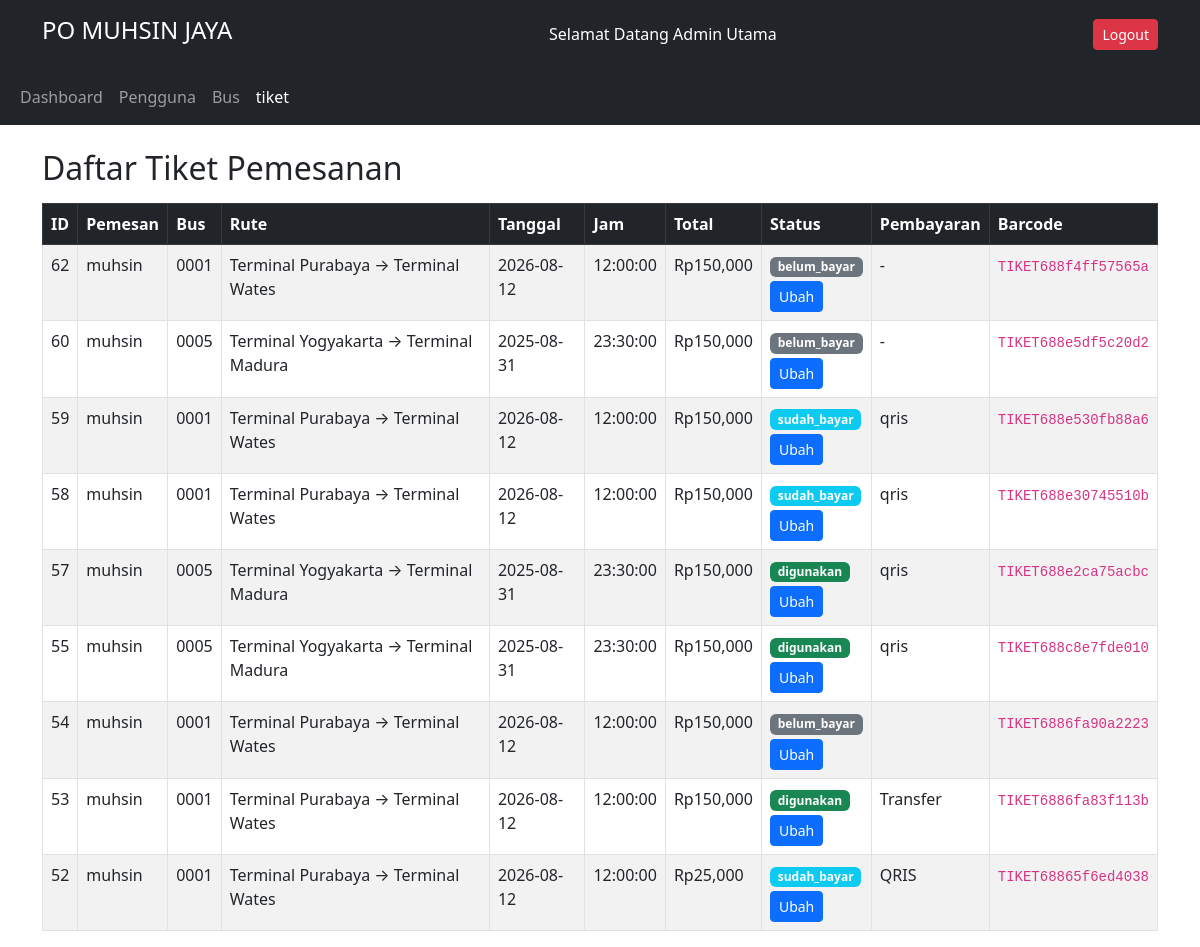
Screenshot of /public/index.php?url=admin/tiket (signed in) with the database file from the repository.
### tables this page shows
CREATE TABLE `tiket` (
  `id` int NOT NULL,
  `user_id` int DEFAULT NULL,
  `bus_id` int DEFAULT NULL,
  `tanggal_pesan` date DEFAULT NULL,
  `status` enum('belum_bayar','sudah_bayar','digunakan','kadaluarsa') DEFAULT 'belum_bayar',
  `metode_pembayaran` varchar(50) DEFAULT NULL,
  `total_harga` int DEFAULT NULL,
  `barcode` varchar(255) DEFAULT NULL
);

CREATE TABLE `users` (
  `id` int NOT NULL,
  `nama` varchar(100) DEFAULT NULL,
  `email` varchar(100) DEFAULT NULL,
  `password` varchar(255) DEFAULT NULL,
  `no_hp` varchar(15) DEFAULT NULL,
  `role` enum('admin','pembeli','kernet') DEFAULT 'pembeli'
);

CREATE TABLE `bus` (
  `id` int NOT NULL,
  `kode_bus` varchar(10) DEFAULT NULL,
  `asal` varchar(100) DEFAULT NULL,
  `tujuan` varchar(100) DEFAULT NULL,
  `tanggal` date DEFAULT NULL,
  `jam` time DEFAULT NULL,
  `jumlah_kursi` int DEFAULT '43',
  `gambar` varchar(255) DEFAULT NULL,
  `harga_per_kursi` int DEFAULT '50000'
);

### app/core/controller.php (called while the page is built, shortened)
<?php
abstract class Controller
{
    public function view($view, $data = [])
    {
        require_once '../app/views/' . $view . '.php';
    }
}

### app/controllers/AdminController.php (called while the page is built, shortened)
<?php
class AdminController extends Controller
{
    public function tiket()
    {
        $tiketModel = $this->model('Tiket');
        $data['tiket'] = $tiketModel->getAllTiketWithRelasi();
        $this->view('admin/tiket/index', $data);
    }
}

### public/index.php (called while the page is built, shortened)
<?php
$app = new App();

### app/models/Tiket.php (called while the page is built, shortened)
<?php
class Tiket
{
    public function getAllTiketWithRelasi()
    {
        $db = Database::getInstance();
        $query = "SELECT
                tiket.*,
                users.nama AS nama_user,
                bus.kode_bus,
                bus.asal,
                bus.tujuan,
                bus.tanggal,
                bus.jam
              FROM tiket
              LEFT JOIN users ON tiket.user_id = users.id
              LEFT JOIN bus ON tiket.bus_id = bus.id
              ORDER BY tiket.id DESC";
        $stmt = $db->prepare($query);
        $stmt->execute();
        return $stmt->fetchAll();
    }
}

### app/views/admin/tiket/index.php (the view, shortened to what this page needs)
<?php include '../app/views/admin/header.php'; ?>
<div class="container mt-4">
    <h2>Daftar Tiket Pemesanan</h2>
    <table class="table table-bordered table-striped mt-3">
        <thead class="table-dark">
            <tr>
                <th>ID</th>
                <th>Pemesan</th>
                <th>Bus</th>
                <th>Rute</th>
                <th>Tanggal</th>
                <th>Jam</th>
                <th>Total</th>
                <th>Status</th>
                <th>Pembayaran</th>
                <th>Barcode</th>
            </tr>
        </thead>
        <tbody>
            <?php foreach ($data['tiket'] as $t): ?>
                <tr>
                    <td><?= $t['id'] ?></td>
                    <td><?= htmlspecialchars($t['nama_user'] ?? '') ?></td>
                    <td><?= $t['kode_bus'] ?></td>
                    <td><?= $t['asal'] ?> → <?= $t['tujuan'] ?></td>
                    <td><?= $t['tanggal'] ?></td>
                    <td><?= $t['jam'] ?></td>
                    <td>Rp<?= number_format($t['total_harga']) ?></td>
                    <td>
                        <span class="badge bg-<?=
                                                $t['status'] === 'belum_bayar' ? 'secondary' : ($t['status'] === 'sudah_bayar' ? 'info' : 'success') ?>">
                            <?= $t['status'] ?>
                        </span> <br>
                        <button class="mt-1 btn btn-sm btn-primary" data-bs-toggle="modal" data-bs-target="#ubahModal<?= $t['id'] ?>">Ubah</button>
                    </td>
                    <td><?= $t['metode_pembayaran'] ?? '-' ?></td>
                    <td><code><?= $t['barcode'] ?></code></td>
                </tr>
            <?php endforeach; ?>
        </tbody>
    </table>
</div>
<?php include '../app/views/layouts/footer.php'; ?>

### rows the page displays
tiket: id "62", user.nama "muhsin", bus.kode_bus "0001", bus.asal "Terminal Purabaya", bus.tujuan "Terminal Wates", bus.tanggal "2026-08-12", bus.jam "12:00:00", total_harga "150,000", status "belum_bayar", metode_pembayaran "-", barcode "TIKET688f4ff57565a"
tiket: id "60", user.nama "muhsin", bus.kode_bus "0005", bus.asal "Terminal Yogyakarta", bus.tujuan "Terminal Madura", bus.tanggal "2025-08-31", bus.jam "23:30:00", total_harga "150,000", status "belum_bayar", metode_pembayaran "-", barcode "TIKET688e5df5c20d2"
tiket: id "59", user.nama "muhsin", bus.kode_bus "0001", bus.asal "Terminal Purabaya", bus.tujuan "Terminal Wates", bus.tanggal "2026-08-12", bus.jam "12:00:00", total_harga "150,000", status "sudah_bayar", metode_pembayaran "qris", barcode "TIKET688e530fb88a6"
tiket: id "58", user.nama "muhsin", bus.kode_bus "0001", bus.asal "Terminal Purabaya", bus.tujuan "Terminal Wates", bus.tanggal "2026-08-12", bus.jam "12:00:00", total_harga "150,000", status "sudah_bayar", metode_pembayaran "qris", barcode "TIKET688e30745510b"
tiket: id "57", user.nama "muhsin", bus.kode_bus "0005", bus.asal "Terminal Yogyakarta", bus.tujuan "Terminal Madura", bus.tanggal "2025-08-31", bus.jam "23:30:00", total_harga "150,000", status "digunakan", metode_pembayaran "qris", barcode "TIKET688e2ca75acbc"
tiket: id "55", user.nama "muhsin", bus.kode_bus "0005", bus.asal "Terminal Yogyakarta", bus.tujuan "Terminal Madura", bus.tanggal "2025-08-31", bus.jam "23:30:00", total_harga "150,000", status "digunakan", metode_pembayaran "qris", barcode "TIKET688c8e7fde010"
tiket: id "54", user.nama "muhsin", bus.kode_bus "0001", bus.asal "Terminal Purabaya", bus.tujuan "Terminal Wates", bus.tanggal "2026-08-12", bus.jam "12:00:00", total_harga "150,000", status "belum_bayar", barcode "TIKET6886fa90a2223"
tiket: id "53", user.nama "muhsin", bus.kode_bus "0001", bus.asal "Terminal Purabaya", bus.tujuan "Terminal Wates", bus.tanggal "2026-08-12", bus.jam "12:00:00", total_harga "150,000", status "digunakan", metode_pembayaran "Transfer", barcode "TIKET6886fa83f113b"
tiket: id "52", user.nama "muhsin", bus.kode_bus "0001", bus.asal "Terminal Purabaya", bus.tujuan "Terminal Wates", bus.tanggal "2026-08-12", bus.jam "12:00:00", total_harga "25,000", status "sudah_bayar", metode_pembayaran "QRIS", barcode "TIKET68865f6ed4038"

### other values shown
$_SESSION['user']['nama'] "Admin Utama"
